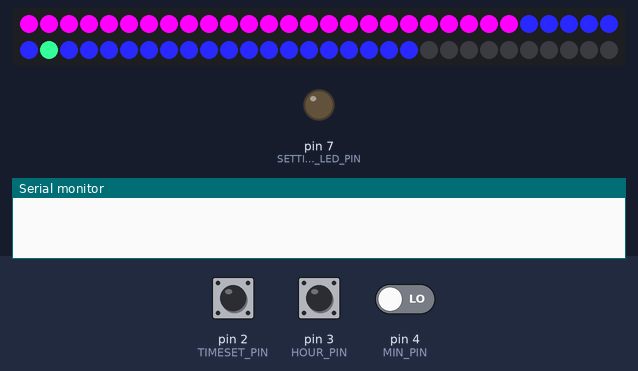
Recording of a sketch running on a simulated Arduino Uno, built with avr-gcc and run on an emulated ATmega328P. Parts: 60 RGB LEDs in strip order, left to right, continuing on the next row, output pins drawn as LEDs (lit = HIGH), the last lines printed to the serial monitor. The inputs (shaded band) are chosen by the test bench; at power-on: pin 2 (TIMESET_PIN) LOW, pin 3 (HOUR_PIN) LOW, pin 4 (MIN_PIN) LOW. The local clock reads 2024-03-15 10:24:30 at power-on unless the sketch sets it.

Above: at 2.8 s.
2.9 s: pin 2 (TIMESET_PIN) pulled HIGH for 1.2 s
At 3.7 s:
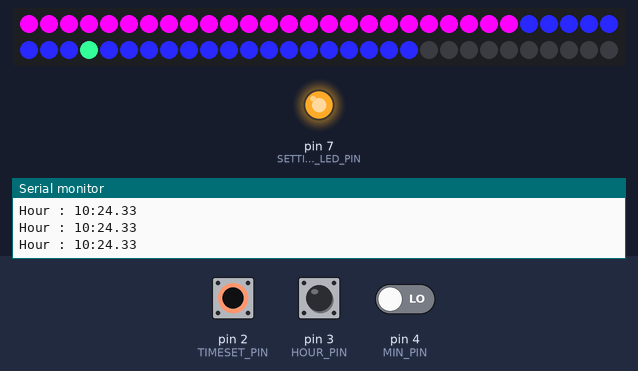
8.2 s: pin 3 (HOUR_PIN) driven HIGH
12.3 s: pin 4 (MIN_PIN) driven HIGH
15.5 s: pin 2 (TIMESET_PIN) pulled HIGH for 1.2 s
At 17.3 s:
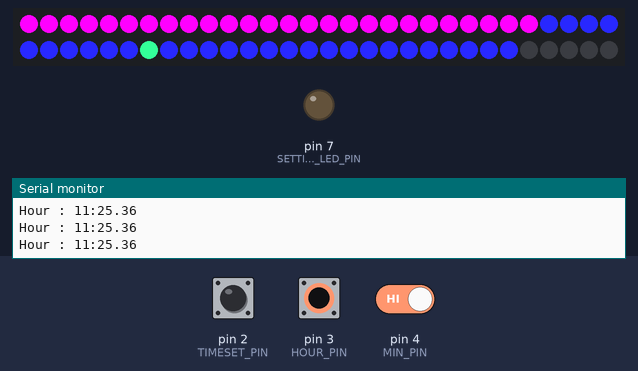
20.8 s: pin 2 (TIMESET_PIN) pulled HIGH for 3.2 s
At 22.0 s:
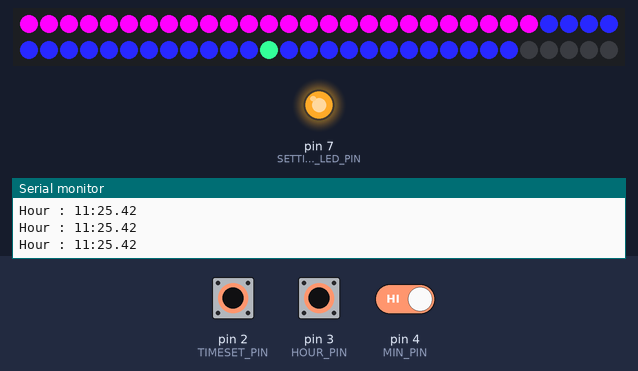
28.1 s: pin 3 (HOUR_PIN) pulsed LOW 5 times (0.12 s each, 0.3 s apart)
At 28.38 s:
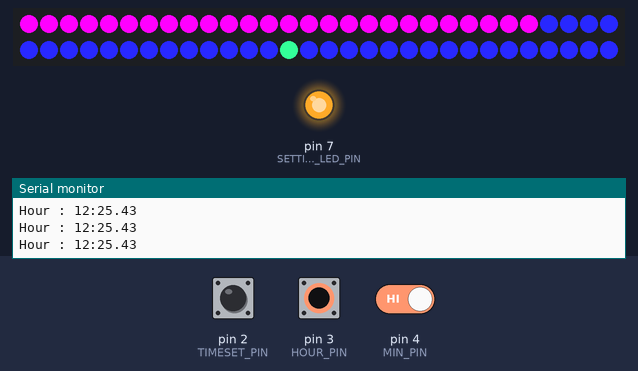
Timing chart, 0 to 31.1 s (numbered marks = the images above; inputs shaded):
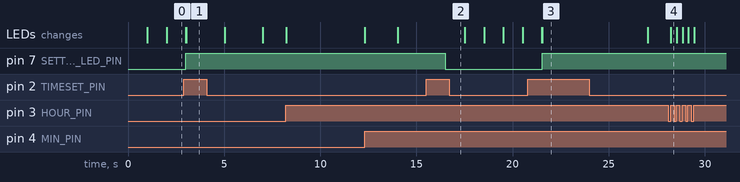

Measured:
- after the input at 2.9 s, pin 7 (SETTIME_LED_PIN): LOW → HIGH after 0.12 s
- after the input at 15.5 s, pin 7 (SETTIME_LED_PIN): HIGH → LOW after 1.0 s
- after the input at 20.8 s, pin 7 (SETTIME_LED_PIN): LOW → HIGH after 0.73 s
- after the input at 28.1 s, the LEDs: change after 0.14 s (image 4)

The sketch:

clock.ino
```cpp
#include <Wire.h>
#include <ds3231.h>
#include <FastLED.h>

#define TIMESET_PIN 2
#define HOUR_PIN 3
#define MIN_PIN 4
#define SETTIME_LED_PIN 7
#define LED_PIN 11
#define NUM_LEDS 60

#define BASE_COLOR CRGB(0, 0, 0)
#define SEC_COLOR CRGB(51, 255, 153)
#define MIN_COLOR CRGB(255, 0, 255)
#define HOUR_COLOR CRGB(40, 40, 255)

struct ts t;

int setTimeDown = 0;
int hourDown = 0;
int minDown = 0;

int settingTime = 0;

CRGB leds[NUM_LEDS];

void setup() {
  Serial.begin(9600);
  Wire.begin();
  DS3231_init(DS3231_INTCN);
  //reset();
  FastLED.addLeds<NEOPIXEL, LED_PIN>(leds, NUM_LEDS);

  pinMode(TIMESET_PIN, INPUT);
  pinMode(HOUR_PIN, INPUT);
  pinMode(MIN_PIN, INPUT);
  pinMode(SETTIME_LED_PIN, OUTPUT);

  for(int i = 0; i < NUM_LEDS; i++) {
    leds[i] = BASE_COLOR;
  }
}

void loop() {
  DS3231_get(&t);

  if (!setTimeDown && digitalRead(TIMESET_PIN)) {
    setTimeDown = 1;
    settingTime = !settingTime;
  } else if (setTimeDown && !digitalRead(TIMESET_PIN)) {
    setTimeDown = 0;
  }

  if (settingTime) {
    setTime();
  } else {
    delay(1000);
  }
  digitalWrite(SETTIME_LED_PIN, settingTime);

  int standardHour = t.hour;
  if (standardHour == 0) {
    standardHour = 12;
  }
  if (standardHour > 12) {
    standardHour = standardHour - 12;
  }

  int hourLED = map(standardHour, 1, 12, NUM_LEDS/12, NUM_LEDS-1);
  int minLED = map(t.min, 0, 59, 0, NUM_LEDS-1);
  int secLED = map(t.sec, 0, 59, 0, NUM_LEDS-1);
  int minHigh = max(hourLED, minLED) != hourLED;

  /*
  Serial.print("hour: ");
  Serial.print(hourLED);
  Serial.print("\tmin: ");
  Serial.print(minLED);
  Serial.print("\t");
  printTime();
  */

  if (minHigh) {
    for (int i = 0; i <= minLED; i++) {
      leds[i] = MIN_COLOR;
    }
    for (int i = minLED+1; i < NUM_LEDS; i++) {
      leds[i] = BASE_COLOR;
    }
  }

  for (int i = 0; i <= hourLED; i++) {
    leds[i] = HOUR_COLOR;
  }

  if (!minHigh) {
    for (int i = 0; i <= minLED; i++) {
      leds[i] = MIN_COLOR;
    }
    for (int i = hourLED+1; i < NUM_LEDS; i++) {
      leds[i] = BASE_COLOR;
    }
  }

  leds[secLED] = SEC_COLOR;

  FastLED.show();
}

void setTime() {
  if (!hourDown && digitalRead(HOUR_PIN)) {
    hourDown = 1;
    int newHour = t.hour + 1;
    if (newHour > 23) {
      newHour = 0;
    }
    t.hour = newHour;
  } else if (!digitalRead(HOUR_PIN)) {
    hourDown = 0;
  }

  if (!minDown && digitalRead(MIN_PIN)) {
    minDown = 1;
    int newMin = t.min + 1;
    if (newMin >= 60) {
      newMin = 0;
    }
    t.min = newMin;
  } else if (!digitalRead(MIN_PIN)) {
    minDown = 0;
  }

  printTime();

  DS3231_set(t);
}

void reset() {
  t.hour=0;
  t.min=0;
  t.sec=0;
  DS3231_set(t);
}

void printTime() {
  Serial.print("Hour : ");
  Serial.print(t.hour);
  Serial.print(":");
  Serial.print(t.min);
  Serial.print(".");
  Serial.println(t.sec);
}
```
